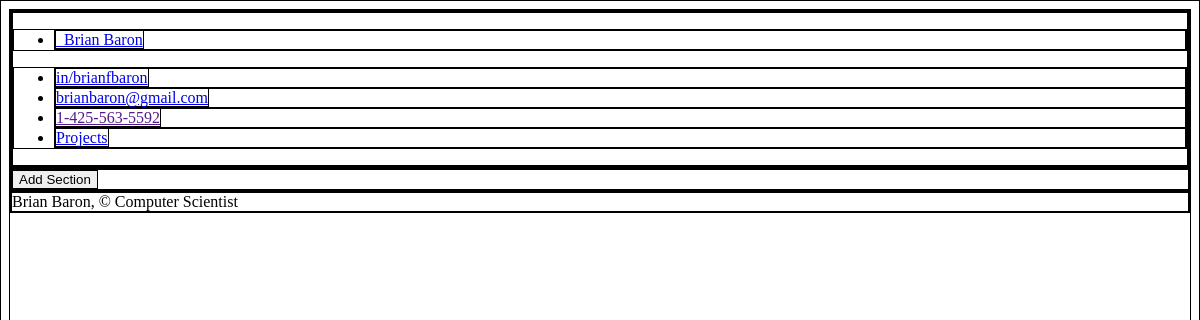
The page /resume/1/ on the database its author committed.
### resume/models.py (models this page shows, shortened)
class Resume(models.Model):
    name = models.CharField(max_length=100)
    date= models.DateField()
    title= models.CharField(max_length=100)
    summary = models.CharField(max_length=500, blank=True)

class Link(models.Model):
    name = models.CharField(max_length=100)
    href = models.CharField(max_length=100, blank=True)
    resume = models.ForeignKey(Resume, on_delete=models.CASCADE)

### resume/views.py (the view)
# urls.py: path('resume/<int:resume_id>/', views.resume_detail, name='detail'),
def resume_detail(request, resume_id):
    resume = Resume.objects.get(id=resume_id)
    return render(request, 'resume/detail.html', {
        'resume': resume
    })

### resume/templates/resume/detail.html (shortened to what this page needs)
{% extends 'base.html' %}
{% block content %}
<form action="{% url 'add_section' resume.id %}" method="post">
    <input type="submit" class="btn" value="Add Section">
  </form>
  {% endblock %}

### resume/templates/base.html (shortened to what this page needs)
{% load static %}
<!DOCTYPE html>
<html lang="en">
<head>
  <link rel="stylesheet" type="text/css" href="{% static 'css/style.css' %}">
</head>
<body>
  <header class="navbar-fixed">
    <nav>
      <div class="nav-wrapper">
        <ul>
          <li><a href="/" class="left brand-logo">&nbsp;&nbsp;{{ resume.name }}</a></li>
        </ul>
        <ul class="right">
          {% for link in resume.link_set.all %}
          <li><a href="{{ link.href }}">{{ link.name }}</a></li>
          {% endfor %}
          <li><a href="/projects">Projects</a></li>
        </ul>
      </div>
    </nav>
  </header>
  <main class="container">
    {% block content %}
    {% endblock %}
  </main>
  <footer class="page-footer">
    <div class="right">Brian Baron, &copy; Computer Scientist &nbsp;</div>
  </footer>
</body>
</html>

### resume/static/css/style.css (style rules this page uses)
body { display: flex; min-height: 100vh; flex-direction: column; }
* { border: solid black 1px; }

### rows shown on the page
Resume: name "Brian Baron"
Link: name "in/brianfbaron"
Link: name "brianbaron@gmail.com"
Link: name "1-425-563-5592"
